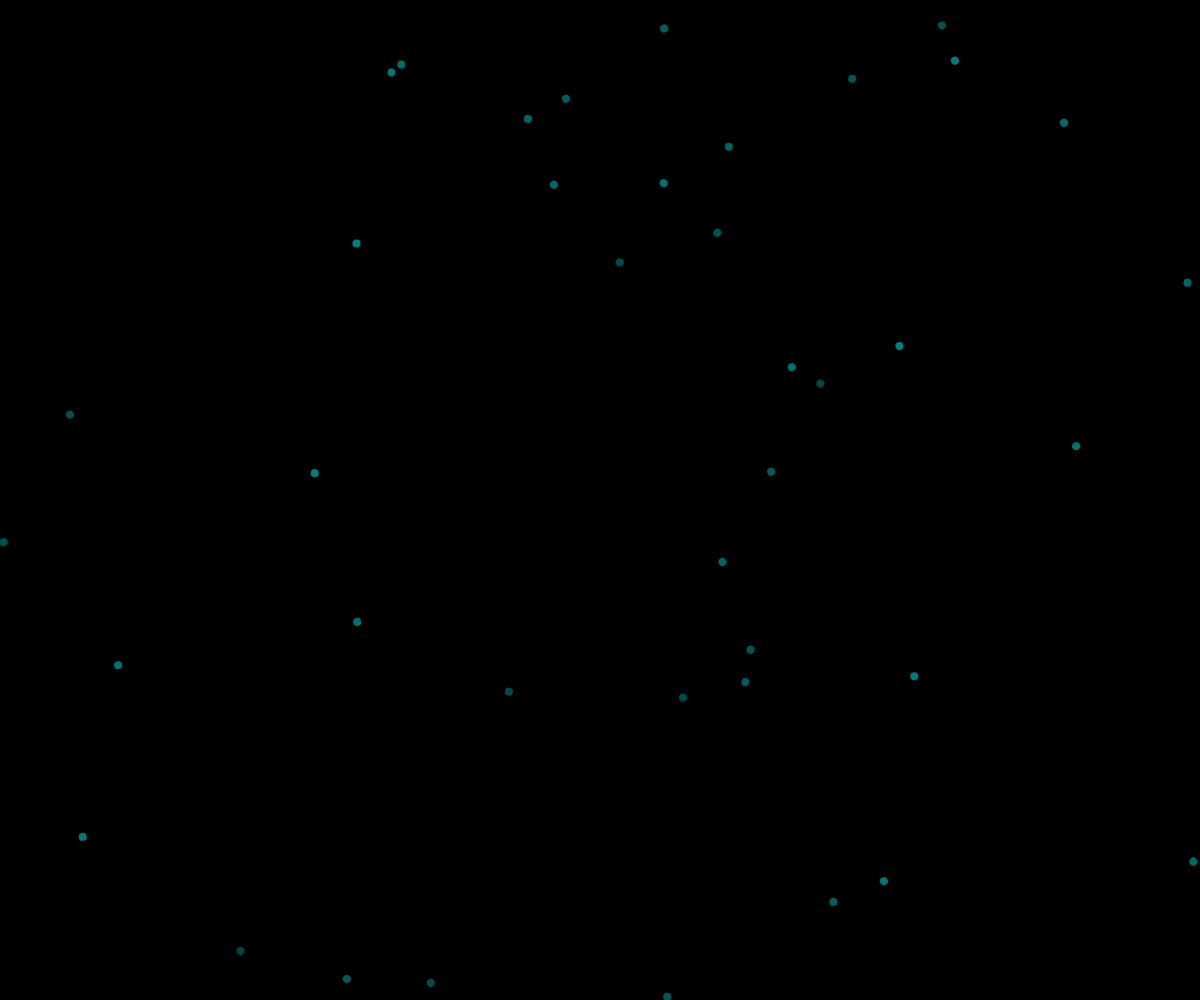
Frame 1 (no input)
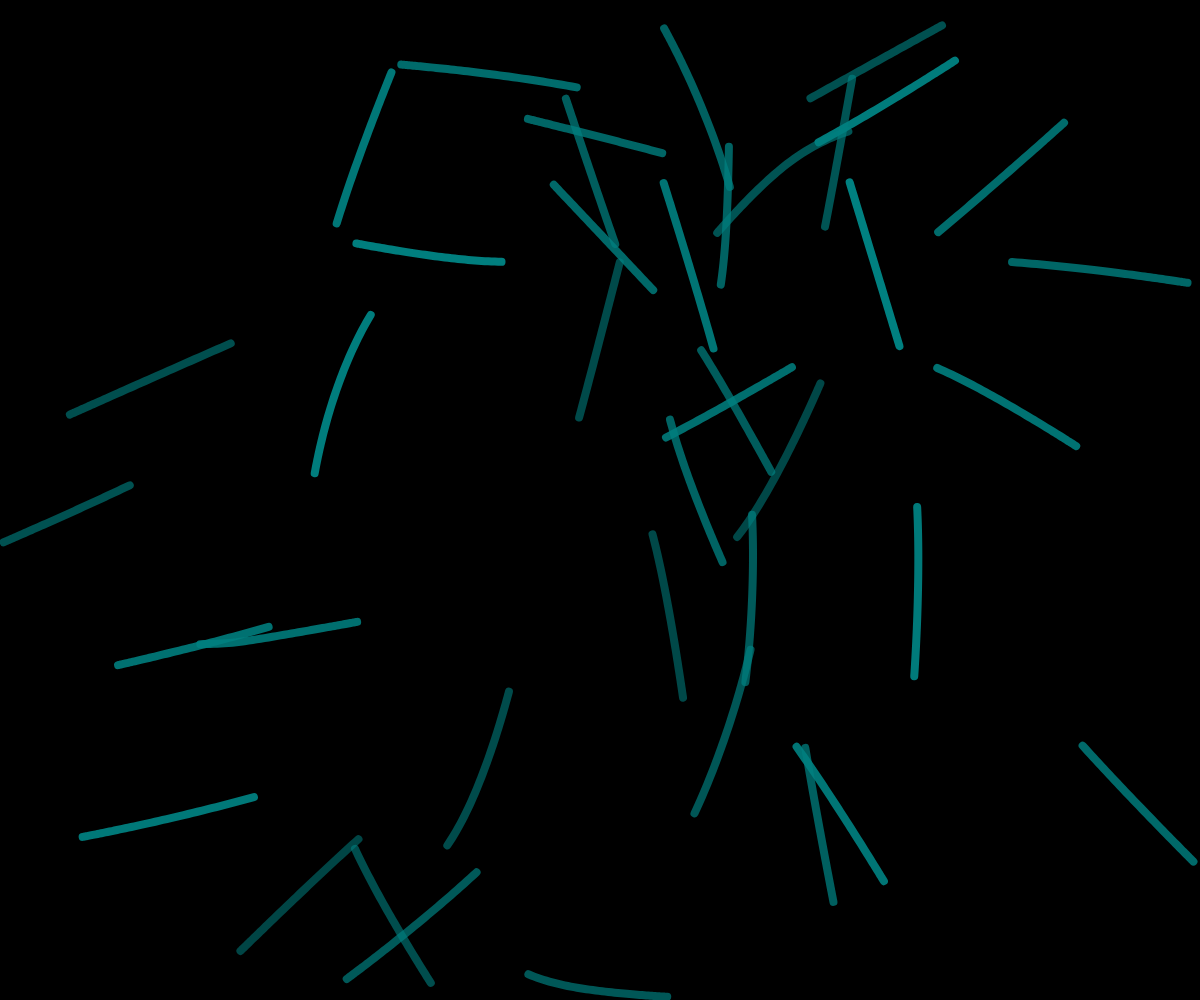
Frame 60 (no input)
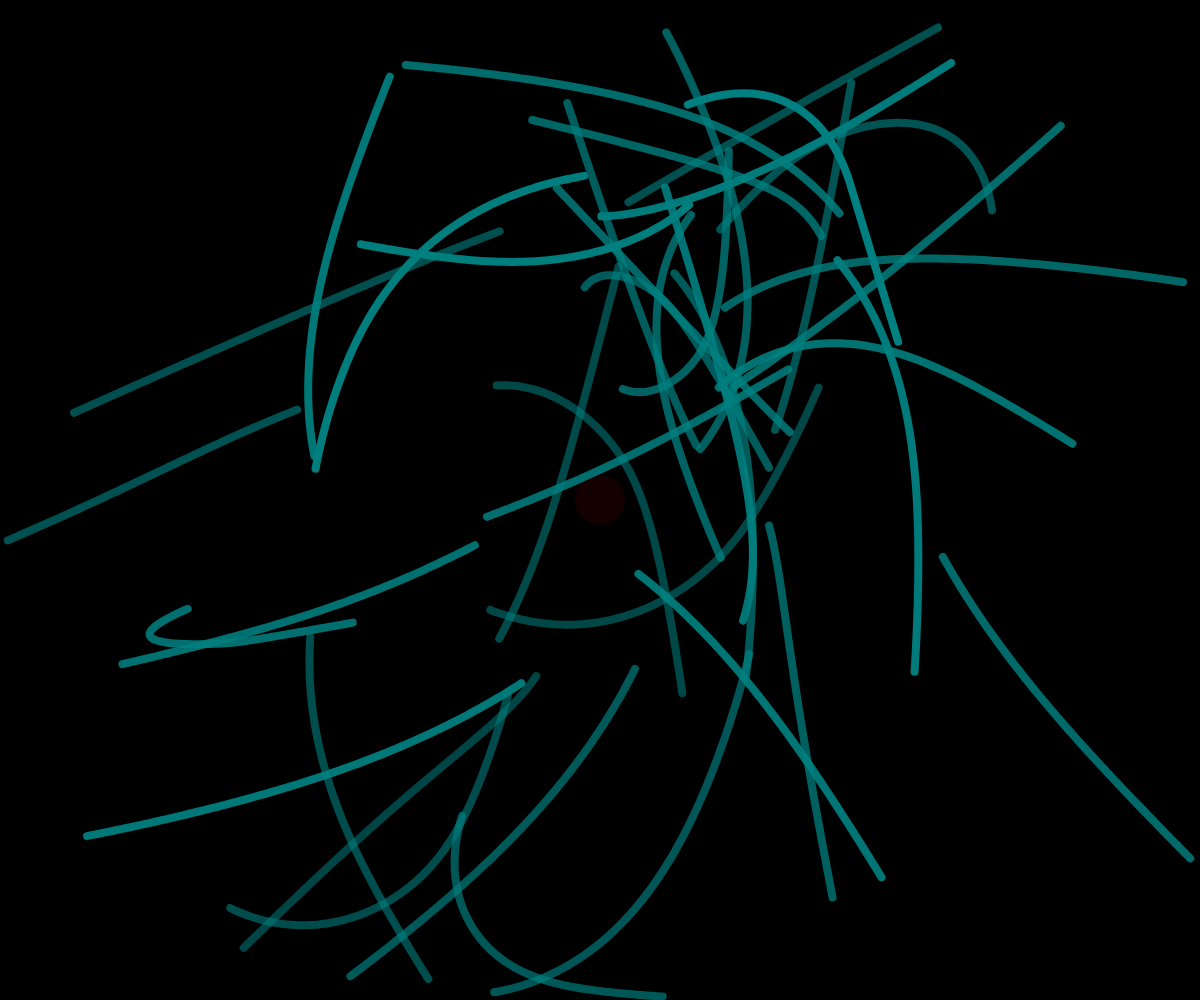
Frame 120 (the mouse pressed at the canvas centre since frame 60)

The p5.js sketch that drew these frames (run headless with seeded random() and noise() and a simulated clock; from frame 60 on, the mouse is pressed at the canvas centre):

// p5.js sketch
// ── sketch.js
let unseen;
let clrs;
let lasttouch = 0;
let touching = false;
let snakes = [];

function setup() {
  // put setup code here
  createCanvas(windowWidth, windowHeight);
  clrs = [
    color(211, 211, 211), // Light Gray
    color(0, 128, 128), // Deep Teal
    color(51, 51, 51), // Charcoal Gray
  ];

  background(0); //background(255,215,0)
  unseen = createVector(random(width), random(height));
  rectMode(CENTER);
  for (let i = 0; i < 40; i++) {
    snakes[i] = new Vehicle(
      random(width),
      random(height),
      color(0, 128, 128, 255 - i * 3),
      random(3, 5)
    );
  }
}

function draw() {
  //background(clrs[0]);
  background(0);
  //
  //zero out the touch after 450 frames
  if (frameCount % 450 == 0 && touching) {
    touching = false;
  }
  if (frameCount % 300 == 0 && !touching) {
    unseen = createVector(random(width), random(height));
  } else if (frameCount % 300 != 0 && touching) {
    unseen = createVector(mouseX, mouseY);
  }
  dosnakes();
  // put drawing code here
  // print circle for touch
  if (touching) {
    fill(255, 0, 0, 20);
    noStroke();
    ellipse(mouseX, mouseY, 50, 50);
  }
}

function dosnakes() {
  // seek myst
  let seekMyst = p5.Vector.sub(unseen, snakes[0].pos);
  seekMyst.setMag(0.1);
  snakes[0].applyForce(seekMyst);
  snakes[0].update();
  snakes[0].edges();
  snakes[0].show();
  for (let i = 1; i < snakes.length; i++) {
    let seekNext = p5.Vector.sub(snakes[i - 1].pos, snakes[i].pos);
    seekNext.setMag(0.1);
    snakes[i].applyForce(seekNext);
    snakes[i].update();
    snakes[i].edges();
    snakes[i].show();
  }
}

function touchStarted() {
  // for Ios
  // calculate time since last touch
  touching = true;
}

function mousePressed() {
  touchStarted();
}

/*
for (let i = 0; i <gregs.length;i++){
  let mousepos = createVector(mouseX,mouseY);
  let seek = p5.Vector.sub(mousepos,gregs[i].pos);
  seek.setMag(0.1);
  gregs[i].applyForce(seek);
  gregs[i].update();
  gregs[i].edges();
  gregs[i].show();
  }

  */

// ── vehicleSn.js
class Vehicle {
  constructor(x, y, c, s) {
    this.pos = createVector(x, y);

    this.vel = createVector(0, 0); // a simple vector
    this.acc = createVector(0, 0);
    //this.mass = mass;
    //this.r = sqrt(mass)*10;
    this.c = c;
    this.speed = s; //random(1,5);
    this.body = [];
    this.sl = 111;
    for (let i = 0; i < this.sl; i++) {
      this.body.push(this.pos.copy());
    }
  }
  // methods
  applyForce(force) {
    this.acc.add(force);
  }

  update() {
    //pop old

    if (this.body.length > this.sl) {
      this.body.pop();
    }
    this.vel.add(this.acc);

    // use limit to make sure velocity does not grow out
    this.vel.limit(this.speed);
    this.pos.add(this.vel);
    this.acc.set(0, 0);
    // first unshift old to array
    this.body.unshift(this.pos.copy());
  }

  edges() {
    if (this.pos.y > height) {
      //this.pos.y = 0;

      this.vel.y *= -1;
    }

    if (this.pos.y < 0) {
      //this.pos.y = height;

      this.vel.y *= -1;
    }
    if (this.pos.x > width) {
      //this.pos.x = 0;

      this.vel.x *= -1;
    }
    if (this.pos.x < 0) {
      //this.pos.x = width;

      this.vel.x *= -1;
    }
  }

  show() {
    // draw body
    noFill();

    stroke(this.c);
    strokeWeight(8);
    beginShape();
    for (let i = 0; i < this.body.length; i++) {
      vertex(this.body[i].x, this.body[i].y);
    }
    endShape();
    strokeWeight(1);

    //
  }
}
